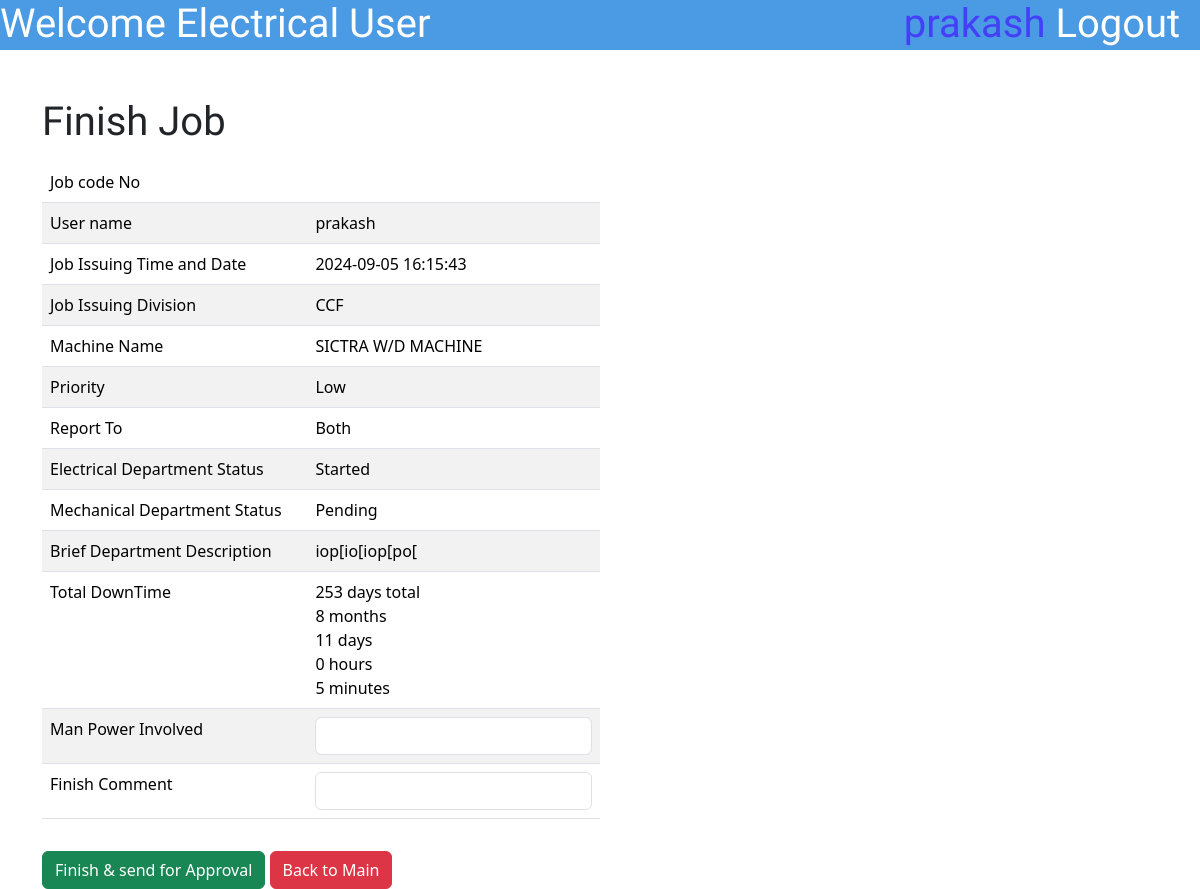
The page /EMUser/FinishJobEMUser.php?updateid=427 (signed in) on the database its author committed.
### tables this page shows
CREATE TABLE `jobdatasheet` (
  `id` int(10) NOT NULL,
  `JobCodeNo` varchar(100) NOT NULL,
  `JobPostingDateTime` varchar(50) NOT NULL,
  `JobPostingDev` enum('ACF','CCF','DR','Flexible','Aluminium Rodmill','Ceylon Copper','Drum Yard','Carpentry','Bail Room') NOT NULL,
  `MachineName` varchar(255) NOT NULL,
  `Priority` enum('High','Low','Critical','') NOT NULL,
  `ReportTo` enum('Electrical','Mechanical','Both','') NOT NULL,
  `BDescription` varchar(500) NOT NULL,
  `Username` varchar(50) NOT NULL,
  `JobStatusE` enum('Pending','Started','Finished','Approved','NA') NOT NULL,
  `JobStatusM` enum('Pending','Started','Finished','Approved','NA') NOT NULL,
  `ManPowerInvolved` varchar(1000) DEFAULT NULL,
  `Approval` enum('Pending Approval','Not Approved','Approved','') NOT NULL,
  `FinishedCommentE` varchar(255) DEFAULT NULL,
  `FinishedCommentM` varchar(500) DEFAULT NULL,
  `TransferCommentE` varchar(500) DEFAULT NULL,
  `TransferCommentM` varchar(500) DEFAULT NULL,
  `ApproveComment` varchar(1000) DEFAULT NULL,
  `DisapproveComment` varchar(1000) DEFAULT NULL,
  `DownTime` varchar(500) DEFAULT NULL,
  `TryCount` int(10) DEFAULT NULL
);

### EMUser/FinishJobEMUser.php (the view, shortened to what this page needs)
<?php
include '../connect.php';
$idu = $_GET['updateid'];
$sql = "Select * from jobdatasheet where id='$idu'";
$result = mysqli_query($con, $sql);
$row = mysqli_fetch_assoc($result);
$username = $_SESSION['username'];
$JobIssuingDateTime = $row['JobPostingDateTime'];
$JobIssuingDivision = $row['JobPostingDev'];
$MachineName = $row['MachineName'];
$priority = $row['Priority'];
$ReportTo = $row['ReportTo'];
$BriefDescription = $row['BDescription'];
$JobStatusM = $row['JobStatusM'];
$JobStatusE = $row['JobStatusE'];
?>
<!DOCTYPE html>
<html lang="en">
<head>
    <link href="https://cdn.jsdelivr.net/npm/bootstrap@5.3.3/dist/css/bootstrap.min.css" rel="stylesheet"
>
    <link rel="stylesheet" href="\MaintananceJobCard\styles\SubmitJobstyle.css">
</head>
<body onload="divSelect()">
    <div class="topbar">
        <h1 class="topbar-text">Welcome <?php echo $_SESSION['workplace'] ?> User</h1>
        <a href="\MaintananceJobCard\logout.php">
            <h1 class="topbar-logout">Logout &nbsp</h1>
        </a>
        <h1 class="topbar-username"><?php echo $_SESSION['username'] ?>&nbsp</h1>
    </div>
    <div class="container mt-5 ">
        <h1> Finish Job </h1>
        <div class="mt-3">
            <form method="POST">
                <table class="table table-striped w-50">
                    <tr>
                    <tr>
                        <td>
                            Job code No
                        </td>
                        <td>
                        </td>
                    </tr>
                    <tr>
                        <td>
                            User name
                        </td>
                        <td>
                            <?php echo $username; ?>
                        </td>
                    </tr>
                    <tr>
                        <td>
                            Job Issuing Time and Date
                        </td>
                        <td>
                            <?php echo $JobIssuingDateTime;?>
                        </td>
                    </tr>
                    <tr>
                        <td>
                            Job Issuing Division
                        </td>
                        <td>
                            <?php echo $JobIssuingDivision; ?>
                        </td>
                    </tr>
                    <tr>
                        <td>
                            Machine Name
                        </td>
                        <td>
                            <?php echo $MachineName; ?>
                        </td>
                    </tr>
                    <tr>
                        <td>
                            Priority
                        </td>
                        <td>
                            <?php echo $priority; ?>
                        </td>
                    </tr>
                    <tr>
                        <td>
                            Report To
                        </td>
                        <td>
                            <?php echo $ReportTo; ?>
                        </td>
                    </tr>
                    <tr>
                        <td>
                            Electrical Department Status
                        </td>
                        <td>
                            <?php echo $JobStatusE; ?>
                        </td>
                    </tr>
                    <tr>
                        <td>
                            Mechanical Department Status
                        </td>
                        <td>
                            <?php echo $JobStatusM; ?>
                        </td>
                    </tr>
                    <tr>
                        <td>
                            Brief Department Description
                        </td>
                        <td>
                            <?php echo $BriefDescription; ?>
                        </td>
                    <tr>
                        <td>
                            Total DownTime
                        </td>
                        <td>
                            <?php
                            $start_date = new DateTime(date("Y-m-d H:i:s"));
                            $since_start = $start_date->diff(new DateTime($JobIssuingDateTime));
                            echo $since_start->days . ' days total<br>';
                            echo $since_start->m . ' months<br>';
                            echo $since_start->d . ' days<br>';
                            echo $since_start->h . ' hours<br>';
                            echo $since_start->i . ' minutes<br>';
                            ?>
                        </td>
                    </tr>
                    </tr>
                    <tr>
                        <td>
                            Man Power Involved
                        </td>
                        <td>
                            <input type="text" class="form-control" name="manpower" required>
                        </td>
                    </tr>
                    <tr>
                        <td>
                            Finish Comment
                        </td>
                        <td>
                            <input type="text" class="form-control" name="finishcomment" required>
                        </td>
                    </tr>
                    </tr>
                </table>
                <button type="submit" class="btn btn-success mt-3" name="finish"
                    onclick="return confirm('Are you sure?')">Finish & send for Approval</button>
                <button type="back" class="btn btn-danger mt-3" name="back"><a
                        href="\MaintananceJobCard\EMUser\indexEMUser.php" style="text-decoration:none;color:white">Back
                        to Main</a></button>
            </form>
        </div>
    </div>
</body>
</body>

### styles/SubmitJobstyle.css (style rules this page uses)
div.topbar { height: 50px; width: 100%; background-color: #4A9AE4; }
h1.topbar-text { float: left; font-family: "Jockey One", sans-serif; color: white; }
h1.topbar-username { float: right; font-family: "Jockey One", sans-serif; color: #4440F8; }
h1.topbar-logout { float: right; font-family: "Jockey One", sans-serif; color: white; }

### EMUser/FinishJobEMUser.php (style rules this page uses)
h1 { font-family: "Jockey One", sans-serif; }

### rows shown on the page
jobdatasheet: JobPostingDateTime "2024-09-05 16:15:43", JobPostingDev "CCF", MachineName "SICTRA W/D MACHINE", Priority "Low", ReportTo "Both", JobStatusE "Started", JobStatusM "Pending", BDescription "iop[io[iop[po[", JobPostingDateTime "253", JobPostingDateTime "8", JobPostingDateTime "11", JobPostingDateTime "0", JobPostingDateTime "5"

### other values the page prints
$_SESSION['workplace'] "Electrical"
$_SESSION['username'] "prakash"
$username "prakash"
